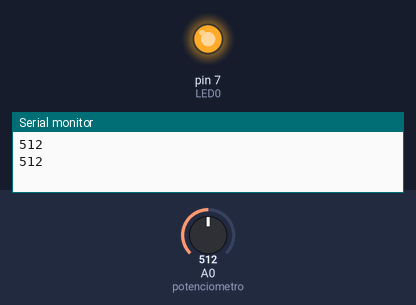
Simulated run of this sketch. Board: Arduino Uno, built with avr-gcc and run on an emulated ATmega328P. On the bench: output pins drawn as LEDs (lit = HIGH), the last lines printed to the serial monitor. Inputs (shaded band) come from the test bench; at power-on: A0 (potenciometro) = 512.

Above: at 1.3 s.
1.4 s: A0 (potenciometro) set to 0
At 2.3 s:
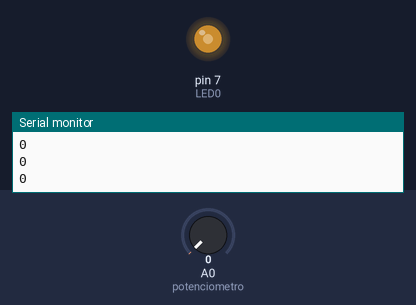
4.5 s: A0 (potenciometro) set to 11
7.6 s: A0 (potenciometro) set to 14
At 8.29 s:
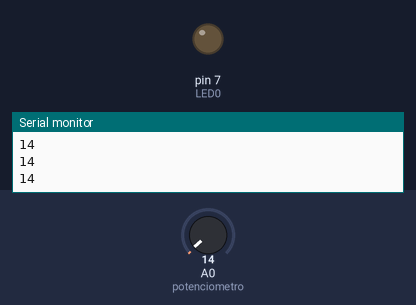
Timing chart, 0 to 16.7 s (numbered marks = the images above; inputs shaded):
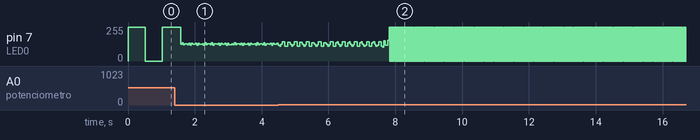

Measured:
- the behaviour switches between 13 and 14 on A0 (potenciometro) (found by bisection; images 1 and 2)

The sketch:

exercicio_2.ino
```cpp
//Exercício 2: Altere a frequência do LED de acordo com a entrada analógica. Sendo que
//a frequência irá variar de em torno de 0,5Hz (1023 ms cada delay), até o LED parecer
//sempre ligado.

#define LED0 7
#define potenciometro A0

int pot_valor = 0;

void setup() {
  Serial.begin(9600);
  pinMode(LED0, OUTPUT);
}

void loop() {
  pot_valor = analogRead(potenciometro);
  digitalWrite(LED0, !digitalRead(LED0));
  delay(pot_valor);
  Serial.println(pot_valor);
}
```
